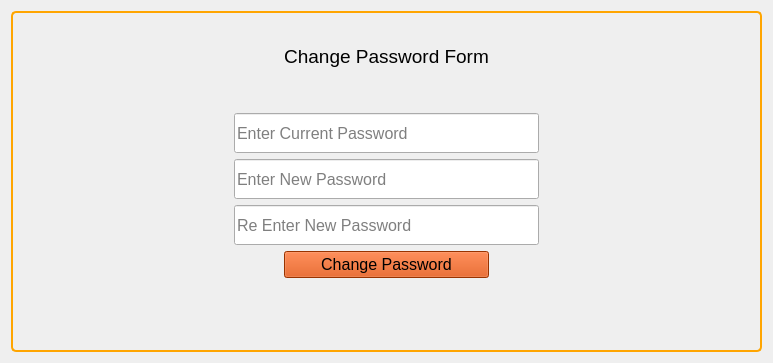
                  <widget class="QWidget" name="change_password_page">
                   <layout class="QGridLayout" name="gridLayout_36">
                    <item row="0" column="0">
                     <widget class="QFrame" name="frame_40">
                      <property name="minimumSize">
                       <size>
                        <width>751</width>
                        <height>341</height>
                       </size>
                      </property>
                      <property name="maximumSize">
                       <size>
                        <width>751</width>
                        <height>341</height>
                       </size>
                      </property>
                      <property name="cursor">
                       <cursorShape>OpenHandCursor</cursorShape>
                      </property>
                      <property name="styleSheet">
                       <string notr="true">QFrame{border:2px solid orange; border-radius:5px}</string>
                      </property>
                      <property name="frameShape">
                       <enum>QFrame::StyledPanel</enum>
                      </property>
                      <property name="frameShadow">
                       <enum>QFrame::Raised</enum>
                      </property>
                      <layout class="QGridLayout" name="gridLayout_63">
                       <item row="0" column="0">
                        <widget class="QFrame" name="frame_41">
                         <property name="minimumSize">
                          <size>
                           <width>411</width>
                           <height>291</height>
                          </size>
                         </property>
                         <property name="maximumSize">
                          <size>
                           <width>411</width>
                           <height>291</height>
                          </size>
                         </property>
                         <property name="styleSheet">
                          <string notr="true">QFrame{border:None;}</string>
                         </property>
                         <property name="frameShape">
                          <enum>QFrame::StyledPanel</enum>
                         </property>
                         <property name="frameShadow">
                          <enum>QFrame::Raised</enum>
                         </property>
                         <layout class="QGridLayout" name="gridLayout_35">
                          <item row="5" column="1" colspan="3">
                           <widget class="QLineEdit" name="new_pwd1_le">
                            <property name="minimumSize">
                             <size>
                              <width>0</width>
                              <height>40</height>
                             </size>
                            </property>
                            <property name="font">
                             <font>
                              <pointsize>12</pointsize>
                             </font>
                            </property>
                            <property name="echoMode">
                             <enum>QLineEdit::Password</enum>
                            </property>
                            <property name="placeholderText">
                             <string>Enter New Password</string>
                            </property>
                           </widget>
                          </item>
                          <item row="6" column="1" colspan="3">
                           <widget class="QLineEdit" name="new_pwd2_le">
                            <property name="minimumSize">
                             <size>
                              <width>0</width>
                              <height>40</height>
                             </size>
                            </property>
                            <property name="font">
                             <font>
                              <pointsize>12</pointsize>
                             </font>
                            </property>
                            <property name="echoMode">
                             <enum>QLineEdit::Password</enum>
                            </property>
                            <property name="placeholderText">
                             <string>Re Enter New Password</string>
                            </property>
                           </widget>
                          </item>
                          <item row="7" column="2">
                           <widget class="QPushButton" name="change_butt">
                            <property name="maximumSize">
                             <size>
                              <width>231</width>
                              <height>28</height>
                             </size>
                            </property>
                            <property name="font">
                             <font>
                              <pointsize>12</pointsize>
                             </font>
                            </property>
                            <property name="cursor">
                             <cursorShape>PointingHandCursor</cursorShape>
                            </property>
                            <property name="styleSheet">
                             <string notr="true">background-color: rgb(214, 71, 0);</string>
                            </property>
                            <property name="text">
                             <string>Change Password</string>
                            </property>
                           </widget>
                          </item>
                          <item row="8" column="2">
                           <spacer name="verticalSpacer_2">
                            <property name="orientation">
                             <enum>Qt::Vertical</enum>
                            </property>
                            <property name="sizeHint" stdset="0">
                             <size>
                              <width>20</width>
                              <height>40</height>
                             </size>
                            </property>
                           </spacer>
                          </item>
                          <item row="7" column="1">
                           <spacer name="horizontalSpacer_28">
                            <property name="orientation">
                             <enum>Qt::Horizontal</enum>
                            </property>
                            <property name="sizeHint" stdset="0">
                             <size>
                              <width>40</width>
                              <height>20</height>
                             </size>
                            </property>
                           </spacer>
                          </item>
                          <item row="0" column="2">
                           <widget class="QLabel" name="label_25">
                            <property name="font">
                             <font>
                              <pointsize>14</pointsize>
                             </font>
                            </property>
                            <property name="styleSheet">
                             <string notr="true">border: None;</string>
                            </property>
                            <property name="text">
                             <string>Change Password Form</string>
                            </property>
                            <property name="alignment">
                             <set>Qt::AlignCenter</set>
                            </property>
                           </widget>
                          </item>
                          <item row="7" column="0">
                           <spacer name="horizontalSpacer_25">
                            <property name="orientation">
                             <enum>Qt::Horizontal</enum>
                            </property>
                            <property name="sizeHint" stdset="0">
                             <size>
                              <width>40</width>
                              <height>20</height>
                             </size>
                            </property>
                           </spacer>
                          </item>
                          <item row="2" column="1" colspan="3">
                           <widget class="QLineEdit" name="old_pwd_le">
                            <property name="minimumSize">
                             <size>
                              <width>0</width>
                              <height>40</height>
                             </size>
                            </property>
                            <property name="font">
                             <font>
                              <pointsize>12</pointsize>
                             </font>
                            </property>
                            <property name="echoMode">
                             <enum>QLineEdit::Password</enum>
                            </property>
                            <property name="placeholderText">
                             <string>Enter Current Password</string>
                            </property>
                           </widget>
                          </item>
                          <item row="7" column="3">
                           <spacer name="horizontalSpacer_26">
                            <property name="orientation">
                             <enum>Qt::Horizontal</enum>
                            </property>
                            <property name="sizeHint" stdset="0">
                             <size>
                              <width>40</width>
                              <height>20</height>
                             </size>
                            </property>
                           </spacer>
                          </item>
                          <item row="7" column="4">
                           <spacer name="horizontalSpacer_27">
                            <property name="orientation">
                             <enum>Qt::Horizontal</enum>
                            </property>
                            <property name="sizeHint" stdset="0">
                             <size>
                              <width>40</width>
                              <height>20</height>
                             </size>
                            </property>
                           </spacer>
                          </item>
                          <item row="1" column="2">
                           <spacer name="verticalSpacer_3">
                            <property name="orientation">
                             <enum>Qt::Vertical</enum>
                            </property>
                            <property name="sizeHint" stdset="0">
                             <size>
                              <width>20</width>
                              <height>40</height>
                             </size>
                            </property>
                           </spacer>
                          </item>
                         </layout>
                        </widget>
                       </item>
                      </layout>
                     </widget>
                    </item>
                   </layout>
                  </widget>
